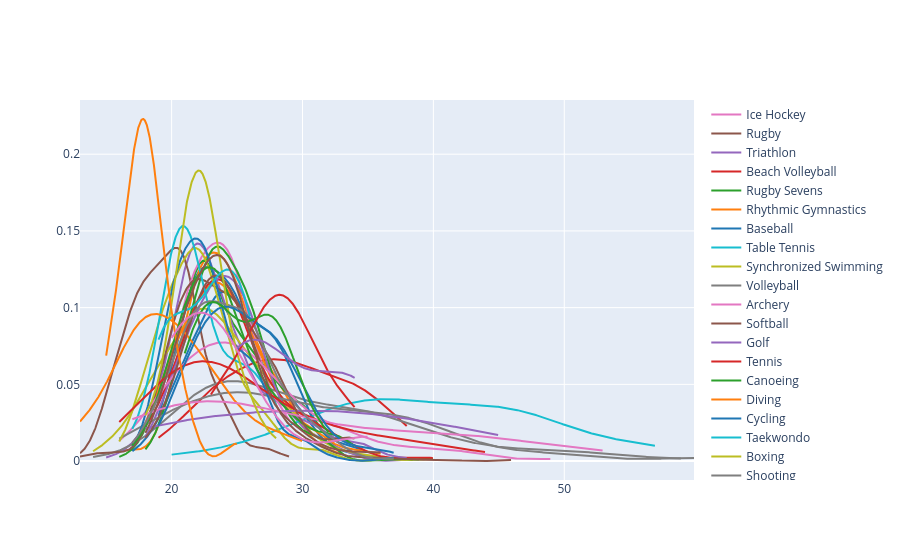

Source (notebook cell):
### Code cell
fig.show()

### Figure 1 — Plotly figure (JSON) as saved in the notebook; plotly's stock layout.template omitted (floating-point values rounded to 4 significant figures; data arrays with more than 128 entries replaced by an {"elided": "..."} marker saying what was removed)
{"data": [{"legendgroup": "Basketball", "marker": {"color": "rgb(31, 119, 180)"}, "mode": "lines", "name": "Basketball", "showlegend": true, "type": "scatter", "x": {"elided": "500 float values"}, "xaxis": "x", "y": {"elided": "500 float values"}, "yaxis": "y"}, {"legendgroup": "Judo", "marker": {"color": "rgb(255, 127, 14)"}, "mode": "lines", "name": "Judo", "showlegend": true, "type": "scatter", "x": {"elided": "500 float values"}, "xaxis": "x", "y": {"elided": "500 float values"}, "yaxis": "y"}, {"legendgroup": "Football", "marker": {"color": "rgb(44, 160, 44)"}, "mode": "lines", "name": "Football", "showlegend": true, "type": "scatter", "x": {"elided": "500 float values"}, "xaxis": "x", "y": {"elided": "500 float values"}, "yaxis": "y"}, {"legendgroup": "Tug-Of-War", "marker": {"color": "rgb(214, 39, 40)"}, "mode": "lines", "name": "Tug-Of-War", "showlegend": true, "type": "scatter", "x": {"elided": "500 float values"}, "xaxis": "x", "y": {"elided": "500 float values"}, "yaxis": "y"}, {"legendgroup": "Athletics", "marker": {"color": "rgb(148, 103, 189)"}, "mode": "lines", "name": "Athletics", "showlegend": true, "type": "scatter", "x": {"elided": "500 float values"}, "xaxis": "x", "y": {"elided": "500 float values"}, "yaxis": "y"}, {"legendgroup": "Swimming", "marker": {"color": "rgb(140, 86, 75)"}, "mode": "lines", "name": "Swimming", "showlegend": true, "type": "scatter", "x": {"elided": "500 float values"}, "xaxis": "x", "y": {"elided": "500 float values"}, "yaxis": "y"}, {"legendgroup": "Badminton", "marker": {"color": "rgb(227, 119, 194)"}, "mode": "lines", "name": "Badminton", "showlegend": true, "type": "scatter", "x": {"elided": "500 float values"}, "xaxis": "x", "y": {"elided": "500 float values"}, "yaxis": "y"}, {"legendgroup": "Sailing", "marker": {"color": "rgb(127, 127, 127)"}, "mode": "lines", "name": "Sailing", "showlegend": true, "type": "scatter", "x": {"elided": "500 float values"}, "xaxis": "x", "y": {"elided": "500 float values"}, "yaxis": "y"}, {"legendgroup": "Gymnastics", "marker": {"color": "rgb(188, 189, 34)"}, "mode": "lines", "name": "Gymnastics", "showlegend": true, "type": "scatter", "x": {"elided": "500 float values"}, "xaxis": "x", "y": {"elided": "500 float values"}, "yaxis": "y"}, {"legendgroup": "Art Competitions", "marker": {"color": "rgb(23, 190, 207)"}, "mode": "lines", "name": "Art Competitions", "showlegend": true, "type": "scatter", "x": {"elided": "500 float values"}, "xaxis": "x", "y": {"elided": "500 float values"}, "yaxis": "y"}, {"legendgroup": "Handball", "marker": {"color": "rgb(31, 119, 180)"}, "mode": "lines", "name": "Handball", "showlegend": true, "type": "scatter", "x": {"elided": "500 float values"}, "xaxis": "x", "y": {"elided": "500 float values"}, "yaxis": "y"}, {"legendgroup": "Weightlifting", "marker": {"color": "rgb(255, 127, 14)"}, "mode": "lines", "name": "Weightlifting", "showlegend": true, "type": "scatter", "x": {"elided": "500 float values"}, "xaxis": "x", "y": {"elided": "500 float values"}, "yaxis": "y"}, {"legendgroup": "Wrestling", "marker": {"color": "rgb(44, 160, 44)"}, "mode": "lines", "name": "Wrestling", "showlegend": true, "type": "scatter", "x": {"elided": "500 float values"}, "xaxis": "x", "y": {"elided": "500 float values"}, "yaxis": "y"}, {"legendgroup": "Water Polo", "marker": {"color": "rgb(214, 39, 40)"}, "mode": "lines", "name": "Water Polo", "showlegend": true, "type": "scatter", "x": {"elided": "500 float values"}, "xaxis": "x", "y": {"elided": "500 float values"}, "yaxis": "y"}, {"legendgroup": "Hockey", "marker": {"color": "rgb(148, 103, 189)"}, "mode": "lines", "name": "Hockey", "showlegend": true, "type": "scatter", "x": {"elided": "500 float values"}, "xaxis": "x", "y": {"elided": "500 float values"}, "yaxis": "y"}, {"legendgroup": "Rowing", "marker": {"color": "rgb(140, 86, 75)"}, "mode": "lines", "name": "Rowing", "showlegend": true, "type": "scatter", "x": {"elided": "500 float values"}, "xaxis": "x", "y": {"elided": "500 float values"}, "yaxis": "y"}, {"legendgroup": "Fencing", "marker": {"color": "rgb(227, 119, 194)"}, "mode": "lines", "name": "Fencing", "showlegend": true, "type": "scatter", "x": {"elided": "500 float values"}, "xaxis": "x", "y": {"elided": "500 float values"}, "yaxis": "y"}, {"legendgroup": "Shooting", "marker": {"color": "rgb(127, 127, 127)"}, "mode": "lines", "name": "Shooting", "showlegend": true, "type": "scatter", "x": {"elided": "500 float values"}, "xaxis": "x", "y": {"elided": "500 float values"}, "yaxis": "y"}, {"legendgroup": "Boxing", "marker": {"color": "rgb(188, 189, 34)"}, "mode": "lines", "name": "Boxing", "showlegend": true, "type": "scatter", "x": {"elided": "500 float values"}, "xaxis": "x", "y": {"elided": "500 float values"}, "yaxis": "y"}, {"legendgroup": "Taekwondo", "marker": {"color": "rgb(23, 190, 207)"}, "mode": "lines", "name": "Taekwondo", "showlegend": true, "type": "scatter", "x": {"elided": "500 float values"}, "xaxis": "x", "y": {"elided": "500 float values"}, "yaxis": "y"}, {"legendgroup": "Cycling", "marker": {"color": "rgb(31, 119, 180)"}, "mode": "lines", "name": "Cycling", "showlegend": true, "type": "scatter", "x": {"elided": "500 float values"}, "xaxis": "x", "y": {"elided": "500 float values"}, "yaxis": "y"}, {"legendgroup": "Diving", "marker": {"color": "rgb(255, 127, 14)"}, "mode": "lines", "name": "Diving", "showlegend": true, "type": "scatter", "x": {"elided": "500 float values"}, "xaxis": "x", "y": {"elided": "500 float values"}, "yaxis": "y"}, {"legendgroup": "Canoeing", "marker": {"color": "rgb(44, 160, 44)"}, "mode": "lines", "name": "Canoeing", "showlegend": true, "type": "scatter", "x": {"elided": "500 float values"}, "xaxis": "x", "y": {"elided": "500 float values"}, "yaxis": "y"}, {"legendgroup": "Tennis", "marker": {"color": "rgb(214, 39, 40)"}, "mode": "lines", "name": "Tennis", "showlegend": true, "type": "scatter", "x": {"elided": "500 float values"}, "xaxis": "x", "y": {"elided": "500 float values"}, "yaxis": "y"}, {"legendgroup": "Golf", "marker": {"color": "rgb(148, 103, 189)"}, "mode": "lines", "name": "Golf", "showlegend": true, "type": "scatter", "x": {"elided": "500 float values"}, "xaxis": "x", "y": {"elided": "500 float values"}, "yaxis": "y"}, {"legendgroup": "Softball", "marker": {"color": "rgb(140, 86, 75)"}, "mode": "lines", "name": "Softball", "showlegend": true, "type": "scatter", "x": {"elided": "500 float values"}, "xaxis": "x", "y": {"elided": "500 float values"}, "yaxis": "y"}, {"legendgroup": "Archery", "marker": {"color": "rgb(227, 119, 194)"}, "mode": "lines", "name": "Archery", "showlegend": true, "type": "scatter", "x": {"elided": "500 float values"}, "xaxis": "x", "y": {"elided": "500 float values"}, "yaxis": "y"}, {"legendgroup": "Volleyball", "marker": {"color": "rgb(127, 127, 127)"}, "mode": "lines", "name": "Volleyball", "showlegend": true, "type": "scatter", "x": {"elided": "500 float values"}, "xaxis": "x", "y": {"elided": "500 float values"}, "yaxis": "y"}, {"legendgroup": "Synchronized Swimming", "marker": {"color": "rgb(188, 189, 34)"}, "mode": "lines", "name": "Synchronized Swimming", "showlegend": true, "type": "scatter", "x": {"elided": "500 float values"}, "xaxis": "x", "y": {"elided": "500 float values"}, "yaxis": "y"}, {"legendgroup": "Table Tennis", "marker": {"color": "rgb(23, 190, 207)"}, "mode": "lines", "name": "Table Tennis", "showlegend": true, "type": "scatter", "x": {"elided": "500 float values"}, "xaxis": "x", "y": {"elided": "500 float values"}, "yaxis": "y"}, {"legendgroup": "Baseball", "marker": {"color": "rgb(31, 119, 180)"}, "mode": "lines", "name": "Baseball", "showlegend": true, "type": "scatter", "x": {"elided": "500 float values"}, "xaxis": "x", "y": {"elided": "500 float values"}, "yaxis": "y"}, {"legendgroup": "Rhythmic Gymnastics", "marker": {"color": "rgb(255, 127, 14)"}, "mode": "lines", "name": "Rhythmic Gymnastics", "showlegend": true, "type": "scatter", "x": {"elided": "500 float values"}, "xaxis": "x", "y": {"elided": "500 float values"}, "yaxis": "y"}, {"legendgroup": "Rugby Sevens", "marker": {"color": "rgb(44, 160, 44)"}, "mode": "lines", "name": "Rugby Sevens", "showlegend": true, "type": "scatter", "x": {"elided": "500 float values"}, "xaxis": "x", "y": {"elided": "500 float values"}, "yaxis": "y"}, {"legendgroup": "Beach Volleyball", "marker": {"color": "rgb(214, 39, 40)"}, "mode": "lines", "name": "Beach Volleyball", "showlegend": true, "type": "scatter", "x": {"elided": "500 float values"}, "xaxis": "x", "y": {"elided": "500 float values"}, "yaxis": "y"}, {"legendgroup": "Triathlon", "marker": {"color": "rgb(148, 103, 189)"}, "mode": "lines", "name": "Triathlon", "showlegend": true, "type": "scatter", "x": {"elided": "500 float values"}, "xaxis": "x", "y": {"elided": "500 float values"}, "yaxis": "y"}, {"legendgroup": "Rugby", "marker": {"color": "rgb(140, 86, 75)"}, "mode": "lines", "name": "Rugby", "showlegend": true, "type": "scatter", "x": {"elided": "500 float values"}, "xaxis": "x", "y": {"elided": "500 float values"}, "yaxis": "y"}, {"legendgroup": "Ice Hockey", "marker": {"color": "rgb(227, 119, 194)"}, "mode": "lines", "name": "Ice Hockey", "showlegend": true, "type": "scatter", "x": {"elided": "500 float values"}, "xaxis": "x", "y": {"elided": "500 float values"}, "yaxis": "y"}], "layout": {"barmode": "overlay", "hovermode": "closest", "legend": {"traceorder": "reversed"}, "xaxis": {"anchor": "y2", "domain": [0, 1], "zeroline": false}, "yaxis": {"anchor": "free", "domain": [0, 1], "position": 0}}}
